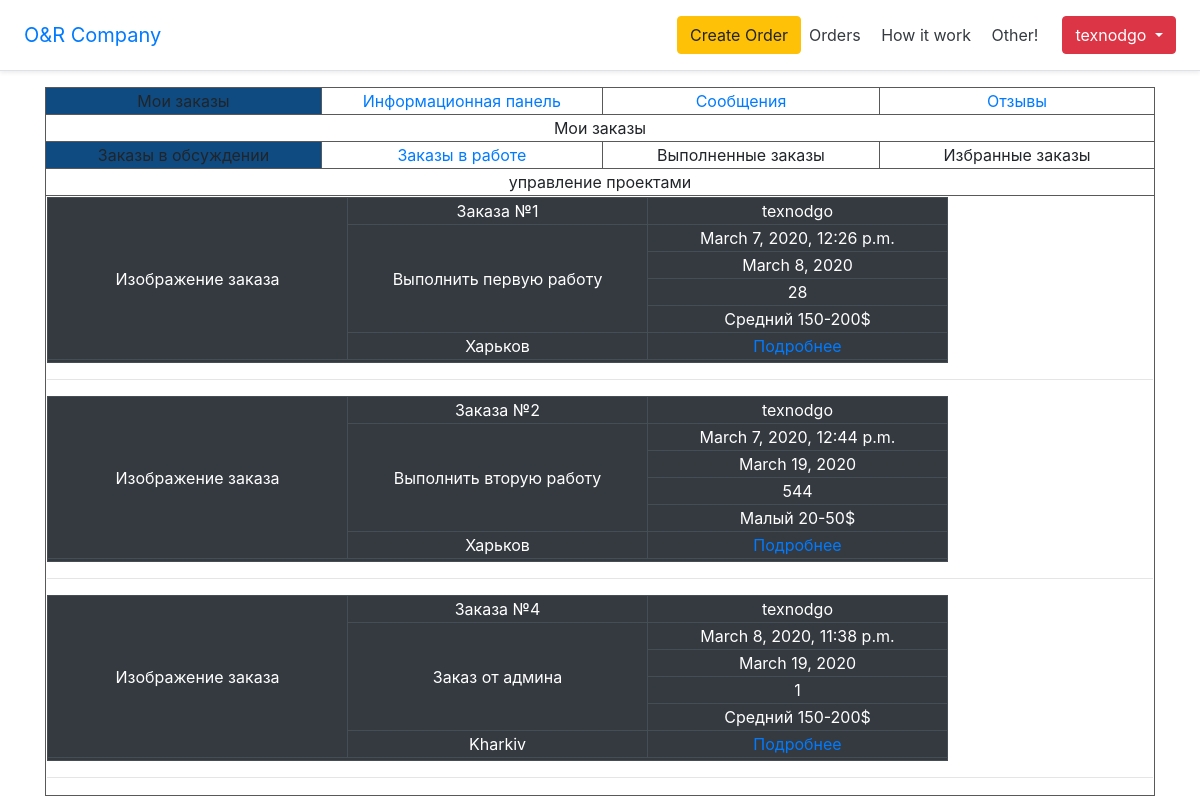
Page /dashboard/dashboard-order/dis (signed in) on the earlier database version.
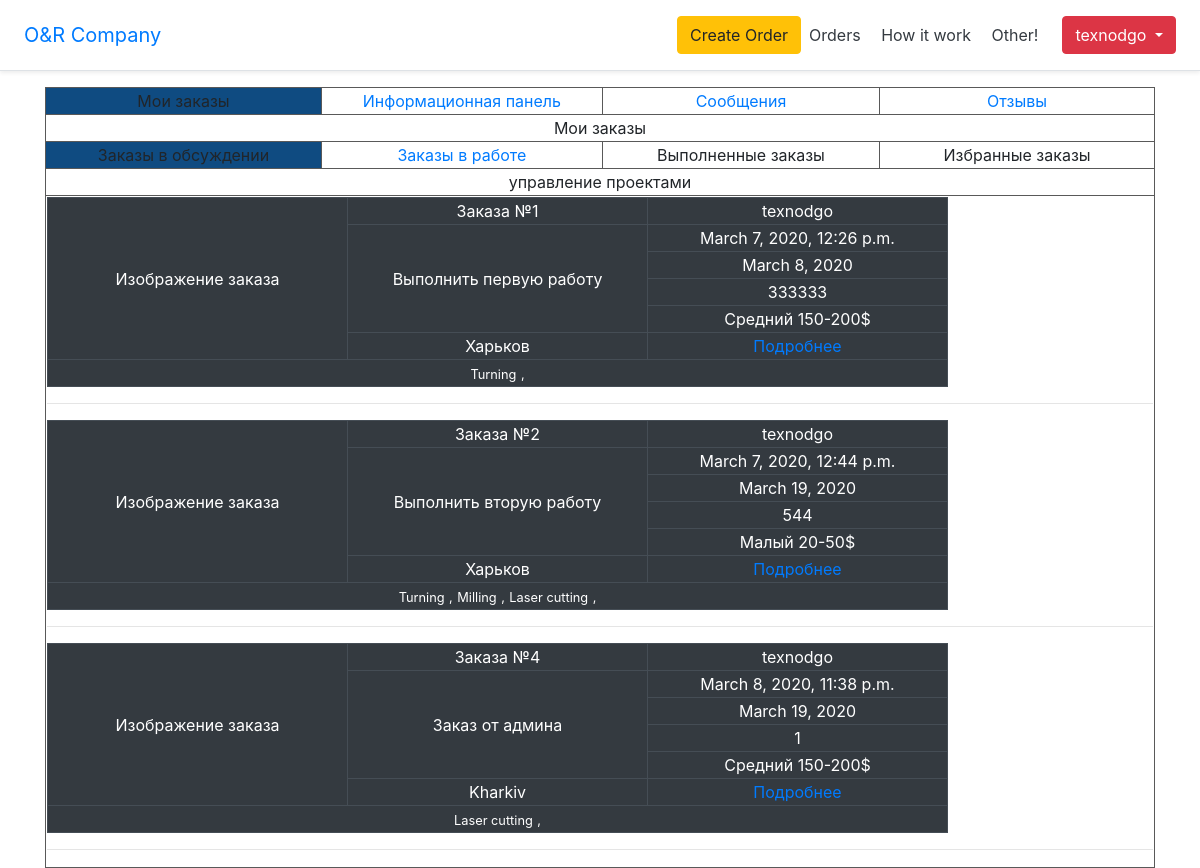
Same page on the later database version.
### orders/models.py (models this page shows, shortened)
class Order(models.Model):
    author = models.ForeignKey(User, on_delete=models.PROTECT)  # Автор заказа. Автоматически
    date_create = models.DateTimeField(default=timezone.now)  # Время создания заказа. Автоматически
    title = models.CharField(max_length=100)  # Заголовок заказа
    description = models.TextField()  # Описание заказа
    amount = models.PositiveIntegerField()  # Кол-во изделий
    city = models.CharField(max_length=30)  # Грод заказа
    lead_time = models.DateField()  # Срок выполнения заказа
    proposed_budget = models.CharField(max_length=40)  # Предложеный бюджет
    activity = models.BooleanField()  # Активность заказа
    status = models.CharField(max_length=10)  # Статус заказ
    categories = models.ManyToManyField('OperationCategories', blank=True, related_name='orders')
    objects = models.Manager()

class OperationCategories(models.Model):
    title = models.CharField(max_length=30)
    objects = models.Manager()
    def __str__(self):
        return self.title

### dashboard/views.py (the view)
# urls.py: path('/dashboard-order/dis', dashboard_order_dis, name='dashboard-order-dis'),
def dashboard_order_dis(request):
    order = Order.objects.filter(author=request.user)
    paginator = Paginator(order, 3)
    try:
        page = int(request.GET.get('page', '1'))
    except:
        page = 1
    try:
        posts = paginator.page(page)
    except(EmptyPage, InvalidPage):
        posts = paginator.page(paginator.num_pages)
    context = {
        'order': posts,
    }
    return render(request, 'dashboard/dashboard-order-dis.html', context)

### dashboard/templates/dashboard/dashboard-order-dis.html (shortened to what this page needs)
{% extends "HomePage/base.html" %}
{% load i18n %}
{% load static %}
{% load bootstrap_pagination %}
{% block content %}
    <link rel="stylesheet" href="{% static 'dashboard/style.css' %}">
        <div class="container">
        <table>
            <tbody>
                <tr>
                    <td bgcolor="#0F4B81">Мои заказы</td>
                    <td><a href="/dashboard">Информационная панель</a></td>
                    <td><a href="#">Сообщения</a></td>
                    <td><a href="#">Отзывы</a></td>
                </tr>
                <tr>
                    <td colspan="4">Мои заказы</td>
                </tr>
                <tr>
                    <td bgcolor="#0F4B81">Заказы в обсуждении</td>
                    <td><a href="{% url 'dashboard-order' %}">Заказы в работе</a></td>
                    <td>Выполненные заказы</td>
                    <td>Избранные заказы</td>
                </tr>
                <tr>
                    <td colspan="4">управление проектами</td>
                </tr>
                <tr>
                    <div class="container">
                        <td colspan="4">
                        {% for one_order in order %}
                            <table class="table-dark">
                                <tbody>
                                    <tr>
                                        <td class="order-drawings" rowspan="6">Изображение заказа</td>
                                        <td class="order-title">{{ one_order.title }}</td>
                                        <td class="oreder-author">{{ one_order.author }}</td>
                                    </tr>
                                    <tr>
                                        <td class="order-description" rowspan="4">{{ one_order.description }}</td>
                                        <td class="order-date-create">{{ one_order.date_create }}</td>
                                    </tr>
                                    <tr>
                                        <td class="order-lead-time">{{ one_order.lead_time }}</td>
                                    </tr>
                                    <tr>
                                        <td class="order-amount">{{ one_order.amount }}</td>
                                    </tr>
                                    <tr>
                                        <td class="order-proposed-budget">{{ one_order.proposed_budget }}</td>
                                    </tr>
                                    <tr>
                                        <td class="order-city">{{ one_order.city }}</td>
                                        <td class="order-bottom-view"><a href="{{one_order.id}}">Подробнее</a></td>
                                    </tr>
                                    <tr>
                                        <td class="order-categories" colspan="3">
                                            {% for cat in one_order.categories.all %}
                                                <small>{{ cat }}</small>
                                                <small>,</small>
                                            {% endfor %}
                                        </td>
                                    </tr>
                                </tbody>
                            </table>
                            <hr>
                        {% endfor %}
                    </td>
                    </div>
                </tr>
            </tbody>
        </table>
    </div>
{% endblock %}

### HomePage/templates/HomePage/base.html (shortened to what this page needs)
<!DOCTYPE html>
{% load i18n %}
{% load static %}
<html lang="en">
<head>
    <link rel="stylesheet" href="https://stackpath.bootstrapcdn.com/bootstrap/4.4.1/css/bootstrap.min.css">
    <link rel="stylesheet" href="{% static 'orders/style.css' %}">
</head>
<body>
    <div class="d-flex flex-column flex-md-row align-items-center p-3 px-md-4 mb-3 bg-white border-bottom shadow-sm">
        <h5 class="my-0 mr-md-auto font-weight-normal"><a href="/">O&R Company</a></h5>
        {% if user.is_authenticated %}
            <a class="btn btn-warning" href="/order_create">{% trans "Create Order" %}</a>
        {% endif %}
        <nav class="my-2 my-md-0 mr-md-3">
            <a class="p-2 text-dark" href="/orders">{% trans "Orders" %}</a>
            <a class="p-2 text-dark" href="#">{% trans "How it work" %}</a>
            <a class="p-2 text-dark" href="#">{% trans "Other!" %}</a>
        </nav>
        <div>
            {% if user.is_authenticated %}
                <div class="btn-group">
                  <button type="button" class="btn btn-danger dropdown-toggle" data-toggle="dropdown" aria-haspopup="true" aria-expanded="false">
                    {{ user.username}}
                  </button>
                </div>
            {% else %}
                <a class="btn btn-outline-success" href="{% url 'login' %}">{% trans "Login" %}</a>
                <a class="btn btn-outline-primary" href="{% url 'register' %}">{% trans "Sign up" %}</a>
            {% endif %}
        </div>
    </div>
    {% block content %}
    {% endblock %}
</body>
</html>

### orders/static/orders/style.css (style rules this page uses)
* { box-sizing: border-box; }
.table, td, th { border: 1px solid #595959; width: 300px; text-align: center; }

Differences in the rows shown:
changed Order "Заказа №1": gains OperationCategories (title "Turning"); amount "28" → "333333"
changed Order "Заказа №2": gains OperationCategories (title "Turning"); gains OperationCategories (title "Milling"); gains OperationCategories (title "Laser cutting")
changed Order "Заказа №4": gains OperationCategories (title "Laser cutting")
